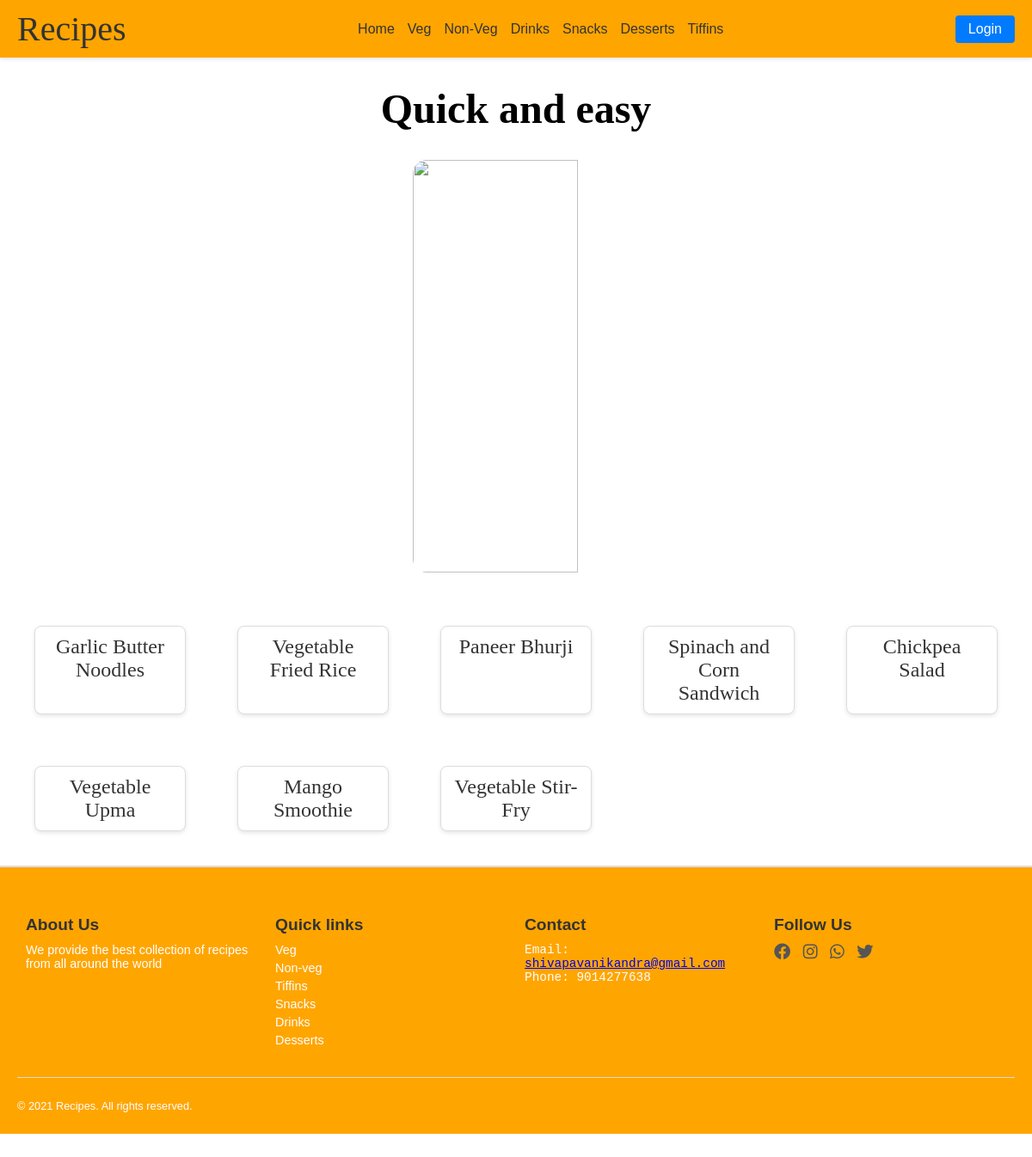
Page /veg/quickandeasy/ on the committed database.
### veg/models.py (models this page shows, shortened)
class quickandeasy(models.Model):
    name = models.CharField(max_length=100)
    ingredients = models.TextField()
    recipe = models.TextField()
    image = models.ImageField(upload_to='images/')
    video=models.URLField(null=True,blank=True)

### veg/views.py (the view)
# urls.py: path('quickandeasy/',views.Quickandeasy,name='quickandeasy'),
def Quickandeasy(request):
    quickandeasys = quickandeasy.objects.all()
    return render(request,'veg1/quickandeasy.html',{'quickandeasys':quickandeasys})

### template/veg1/quickandeasy.html (shortened to what this page needs)
<!DOCTYPE html>
<html lang="en">
<head>
    <link href="https://cdnjs.cloudflare.com/ajax/libs/font-awesome/6.0.0-beta3/css/all.min.css" rel="stylesheet">
<body>
    <nav>
        <div class="logo">Recipes</div>
        <div class="nav-links">
            <a href="{% url 'ourrecipe1:home' %}">Home</a>
            <div class="has-dropdown">
                <a href="{% url 'ourrecipe1:veg' %}">Veg</a>
            </div>
            <div class="has-dropdown">
                <a href="{% url 'ourrecipe1:nonveg' %}">Non-Veg</a>
            </div>
            <div class="has-dropdown">
                <a href="{% url 'ourrecipe1:drinks' %}">Drinks</a>
            </div>
            <div class="has-dropdown">
                <a href="{% url 'ourrecipe1:snacks' %}">Snacks</a>
            </div>
            <div class="has-dropdown">
                <a href="{% url 'ourrecipe1:dessert' %}">Desserts</a>
            </div>
            <div class="has-dropdown">
                <a href="{% url 'ourrecipe1:tiffins' %}">Tiffins</a>
            </div>
        </div>
        <div class="search-login">
            <button class="login-btn">Login</button>
        </div>
    </nav>
    <h1 id="head">Quick and easy</h1>
    <div><img src="../../static/images/quick.jpg" alt="" id="img1"></div><br>
    <div class="fastfood-container">{% for i in quickandeasys %}
    <a href="{% url 'veg:showquickandeasy' i.id %}" class="fastfood-item">{{i.name}}</a>
    {% endfor %}</div>
    <footer>
        <div class="footer-section">
        <h4>About Us</h4>
        <p>We provide the best collection of recipes from all
            around the world</p>
        </div>
        <div class="footer-section">
        <ul>
            <h4>Quick links</h4>
            <a href="{% url 'ourrecipe1:veg' %}" class="quick"><li>Veg</li></a>
            <a href="{% url 'ourrecipe1:nonveg' %}" class="quick"><li>Non-veg</li></a>
            <a href="{% url 'ourrecipe1:tiffins' %}" class="quick"><li>Tiffins</li></a>
            <a href="{% url 'ourrecipe1:snacks' %}" class="quick"><li>Snacks</li></a>
            <a href="{% url 'ourrecipe1:drinks' %}" class="quick"><li>Drinks</li></a>
            <a href="{% url 'ourrecipe1:dessert' %}" class="quick"><li>Desserts</li></a>
        </ul>
        </div>
        <div class="footer-section">
        <h4>Contact</h4>
        <pre>Email:
<a href="#">shivapavanikandra@gmail.com</a>
Phone: 9014277638
        </pre>
        </div>
        <div class="footer-section">
        <h4>Follow Us</h4>
        <a href="#"><i class="fa-brands fa-facebook"></i></a>
        <a href="#"><i class="fa-brands fa-instagram"></i></a>
        <a href="#"><i class="fa-brands fa-whatsapp"></i></a>
        <a href="#"><i class="fa-brands fa-twitter"></i></a>
        </div>
        <hr>
        <p id="f2">&copy; 2021 Recipes. All rights reserved.</p>
    </footer>
</body>
</html>

### template/veg1/quickandeasy.html (style rules this page uses)
body { margin: 0; font-family: Arial, sans-serif; background-image: url(../../static/images/quick.jpg); background-repeat: no-repeat; background-size: cover; background-position: center; }
body::before { content: ""; position: absolute; top: 0vh; left: 0; right: 0; bottom: -80vh; background-image: inherit; background-size: inherit; background-repeat: inherit; filter: blur(6px); z-index: -1; }
#img1 { position: relative; z-index: 1; }
nav { display: flex; justify-content: space-between; align-items: center; background-color: orange; padding: 10px 20px; box-shadow: 0 2px 4px rgba(0, 0, 0, 0.1); }
.logo { font-size: 2.5rem; font-family: cursive; color: #333; }
.nav-links { display: flex; gap: 15px; }
.nav-links a { text-decoration: none; font-size: 1rem; color: #333; transition: color 0.3s; }
.has-dropdown { position: relative; }
.search-login { display: flex; gap: 10px; align-items: center; }
.login-btn { background-color: #007BFF; color: white; border: none; padding: 7px 15px; border-radius: 4px; font-size: 1rem; cursor: pointer; transition: background-color 0.3s; }
footer { display: flex; flex-wrap: wrap; justify-content: space-between; background-color: orange; padding: 20px; border-top: 2px solid #ddd; }
footer h4 { margin-bottom: 10px; font-size: 1.2rem; color: #333; }
footer p, pre { font-size: 0.9rem; color: white; margin: 5px 0; }
ul { list-style-type: none; padding: 0; margin: 0; }
ul a { text-decoration: none; color: white; font-size: 0.9rem; margin: 5px 0; display: block; }
footer a i { font-size: 1.2rem; color: #555; margin-right: 10px; transition: color 0.3s ease; }
footer hr { width: 100%; border: none; border-top: 1px solid #ddd; margin: 20px 0; }
#f2 { text-align: center; font-size: 0.8rem; color: white; }
.footer-section { flex: 1; min-width: 200px; margin: 10px; }
#img1 { width: 40%; height: 60vh; margin-left: 60vh; border-radius: 2vh; }
#head { font-size: 3rem; font-family: cursive; text-align: center; }
.fastfood-container { display: grid; grid-template-columns: repeat(auto-fit, minmax(150px, 1fr)); gap: 60px; padding: 40px; max-width: 1200px; margin: 0 auto; }
.fastfood-item { display: block; text-align: center; text-decoration: none; font-family: cursive; font-size: 1.5em; color: #333; background-color: #fff; padding: 10px 15px; border: 1px solid #ddd; border-radius: 8px; box-shadow: 0 2px 5px rgba(0, 0, 0, 0.1); transition: transform 0.2s, box-shadow 0.2s; }

### rows in the picture
quickandeasy: name "Garlic Butter Noodles"
quickandeasy: name "Vegetable Fried Rice"
quickandeasy: name "Paneer Bhurji"
quickandeasy: name "Spinach and Corn Sandwich"
quickandeasy: name "Chickpea Salad"
quickandeasy: name "Vegetable Upma"
quickandeasy: name "Mango Smoothie"
quickandeasy: name "Vegetable Stir-Fry"
